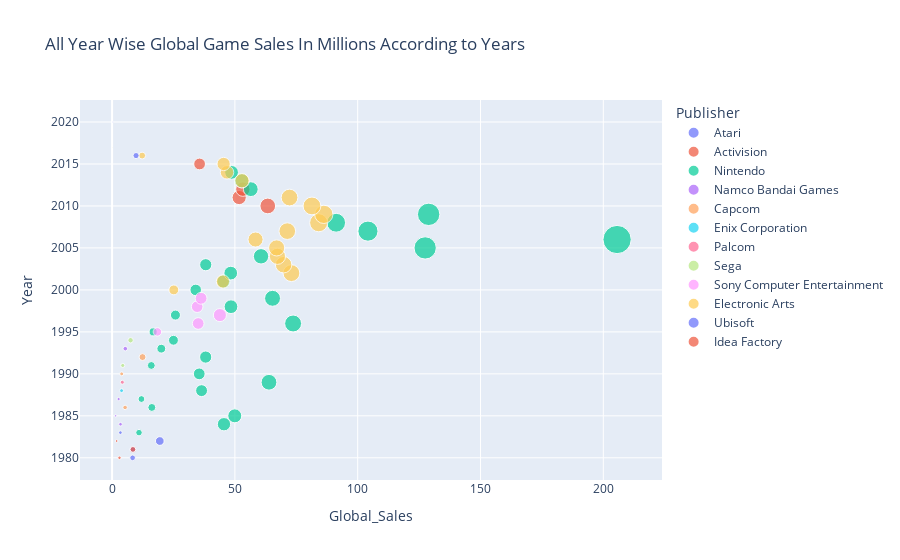

This figure's notebook cell:
### Code cell
fig = px.scatter(top_gallsales_inyears, x="Global_Sales", y="Year", color="Publisher", size="Global_Sales",
                hover_data=["Publisher"], title="All Year Wise Global Game Sales In Millions According to Years",
                labels={"x": "Global_Sales", "y": "Year"})
fig.show()

### Figure 1 — Plotly figure (JSON) as saved in the notebook; plotly's stock layout.template omitted (floating-point values rounded to 4 significant figures)
{"data": [{"customdata": [["Atari"], ["Atari"], ["Atari"], ["Atari"]], "hovertemplate": "Publisher=%{customdata[0]}<br>Global_Sales=%{marker.size}<br>Year=%{y}<extra></extra>", "legendgroup": "Atari", "marker": {"color": "#636efa", "size": [8.36, 8.45, 19.43, 3.39], "sizemode": "area", "sizeref": 0.514, "symbol": "circle"}, "mode": "markers", "name": "Atari", "orientation": "v", "showlegend": true, "type": "scatter", "x": [8.36, 8.45, 19.43, 3.39], "xaxis": "x", "y": [1980, 1981, 1982, 1983], "yaxis": "y"}, {"customdata": [["Activision"], ["Activision"], ["Activision"], ["Activision"], ["Activision"], ["Activision"], ["Activision"]], "hovertemplate": "Publisher=%{customdata[0]}<br>Global_Sales=%{marker.size}<br>Year=%{y}<extra></extra>", "legendgroup": "Activision", "marker": {"color": "#EF553B", "size": [3.02, 8.5, 1.86, 63.39, 51.74, 53.25, 35.63], "sizemode": "area", "sizeref": 0.514, "symbol": "circle"}, "mode": "markers", "name": "Activision", "orientation": "v", "showlegend": true, "type": "scatter", "x": [3.02, 8.5, 1.86, 63.39, 51.74, 53.25, 35.63], "xaxis": "x", "y": [1980, 1981, 1982, 2010, 2011, 2012, 2015], "yaxis": "y"}, {"customdata": [["Nintendo"], ["Nintendo"], ["Nintendo"], ["Nintendo"], ["Nintendo"], ["Nintendo"], ["Nintendo"], ["Nintendo"], ["Nintendo"], ["Nintendo"], ["Nintendo"], ["Nintendo"], ["Nintendo"], ["Nintendo"], ["Nintendo"], ["Nintendo"], ["Nintendo"], ["Nintendo"], ["Nintendo"], ["Nintendo"], ["Nintendo"], ["Nintendo"], ["Nintendo"], ["Nintendo"], ["Nintendo"], ["Nintendo"], ["Nintendo"], ["Nintendo"], ["Nintendo"], ["Nintendo"]], "hovertemplate": "Publisher=%{customdata[0]}<br>Global_Sales=%{marker.size}<br>Year=%{y}<extra></extra>", "legendgroup": "Nintendo", "marker": {"color": "#00cc96", "size": [10.96, 45.56, 49.95, 16.18, 11.95, 36.44, 63.88, 35.49, 15.97, 38.11, 20.04, 24.99, 16.72, 73.7, 25.8, 48.41, 65.33, 34.05, 45.37, 48.31, 38.14, 60.65, 127.5, 205.6, 104.2, 91.22, 128.9, 56.47, 52.79, 48.65], "sizemode": "area", "sizeref": 0.514, "symbol": "circle"}, "mode": "markers", "name": "Nintendo", "orientation": "v", "showlegend": true, "type": "scatter", "x": [10.96, 45.56, 49.95, 16.18, 11.95, 36.44, 63.88, 35.49, 15.97, 38.11, 20.04, 24.99, 16.72, 73.7, 25.8, 48.41, 65.33, 34.05, 45.37, 48.31, 38.14, 60.65, 127.5, 205.6, 104.2, 91.22, 128.9, 56.47, 52.79, 48.65], "xaxis": "x", "y": [1983, 1984, 1985, 1986, 1987, 1988, 1989, 1990, 1991, 1992, 1993, 1994, 1995, 1996, 1997, 1998, 1999, 2000, 2001, 2002, 2003, 2004, 2005, 2006, 2007, 2008, 2009, 2012, 2013, 2014], "yaxis": "y"}, {"customdata": [["Namco Bandai Games"], ["Namco Bandai Games"], ["Namco Bandai Games"], ["Namco Bandai Games"]], "hovertemplate": "Publisher=%{customdata[0]}<br>Global_Sales=%{marker.size}<br>Year=%{y}<extra></extra>", "legendgroup": "Namco Bandai Games", "marker": {"color": "#ab63fa", "size": [3.43, 1.46, 2.67, 5.38], "sizemode": "area", "sizeref": 0.514, "symbol": "circle"}, "mode": "markers", "name": "Namco Bandai Games", "orientation": "v", "showlegend": true, "type": "scatter", "x": [3.43, 1.46, 2.67, 5.38], "xaxis": "x", "y": [1984, 1985, 1987, 1993], "yaxis": "y"}, {"customdata": [["Capcom"], ["Capcom"], ["Capcom"]], "hovertemplate": "Publisher=%{customdata[0]}<br>Global_Sales=%{marker.size}<br>Year=%{y}<extra></extra>", "legendgroup": "Capcom", "marker": {"color": "#FFA15A", "size": [5.3, 3.92, 12.4], "sizemode": "area", "sizeref": 0.514, "symbol": "circle"}, "mode": "markers", "name": "Capcom", "orientation": "v", "showlegend": true, "type": "scatter", "x": [5.3, 3.92, 12.4], "xaxis": "x", "y": [1986, 1990, 1992], "yaxis": "y"}, {"customdata": [["Enix Corporation"]], "hovertemplate": "Publisher=%{customdata[0]}<br>Global_Sales=%{marker.size}<br>Year=%{y}<extra></extra>", "legendgroup": "Enix Corporation", "marker": {"color": "#19d3f3", "size": [3.87], "sizemode": "area", "sizeref": 0.514, "symbol": "circle"}, "mode": "markers", "name": "Enix Corporation", "orientation": "v", "showlegend": true, "type": "scatter", "x": [3.87], "xaxis": "x", "y": [1988], "yaxis": "y"}, {"customdata": [["Palcom"]], "hovertemplate": "Publisher=%{customdata[0]}<br>Global_Sales=%{marker.size}<br>Year=%{y}<extra></extra>", "legendgroup": "Palcom", "marker": {"color": "#FF6692", "size": [4.17], "sizemode": "area", "sizeref": 0.514, "symbol": "circle"}, "mode": "markers", "name": "Palcom", "orientation": "v", "showlegend": true, "type": "scatter", "x": [4.17], "xaxis": "x", "y": [1989], "yaxis": "y"}, {"customdata": [["Sega"], ["Sega"], ["Sega"]], "hovertemplate": "Publisher=%{customdata[0]}<br>Global_Sales=%{marker.size}<br>Year=%{y}<extra></extra>", "legendgroup": "Sega", "marker": {"color": "#B6E880", "size": [4.34, 7.53, 0.04], "sizemode": "area", "sizeref": 0.514, "symbol": "circle"}, "mode": "markers", "name": "Sega", "orientation": "v", "showlegend": true, "type": "scatter", "x": [4.34, 7.53, 0.04], "xaxis": "x", "y": [1991, 1994, 2017], "yaxis": "y"}, {"customdata": [["Sony Computer Entertainment"], ["Sony Computer Entertainment"], ["Sony Computer Entertainment"], ["Sony Computer Entertainment"], ["Sony Computer Entertainment"]], "hovertemplate": "Publisher=%{customdata[0]}<br>Global_Sales=%{marker.size}<br>Year=%{y}<extra></extra>", "legendgroup": "Sony Computer Entertainment", "marker": {"color": "#FF97FF", "size": [18.45, 35.07, 43.9, 34.64, 36.24], "sizemode": "area", "sizeref": 0.514, "symbol": "circle"}, "mode": "markers", "name": "Sony Computer Entertainment", "orientation": "v", "showlegend": true, "type": "scatter", "x": [18.45, 35.07, 43.9, 34.64, 36.24], "xaxis": "x", "y": [1995, 1996, 1997, 1998, 1999], "yaxis": "y"}, {"customdata": [["Electronic Arts"], ["Electronic Arts"], ["Electronic Arts"], ["Electronic Arts"], ["Electronic Arts"], ["Electronic Arts"], ["Electronic Arts"], ["Electronic Arts"], ["Electronic Arts"], ["Electronic Arts"], ["Electronic Arts"], ["Electronic Arts"], ["Electronic Arts"], ["Electronic Arts"], ["Electronic Arts"], ["Electronic Arts"]], "hovertemplate": "Publisher=%{customdata[0]}<br>Global_Sales=%{marker.size}<br>Year=%{y}<extra></extra>", "legendgroup": "Electronic Arts", "marker": {"color": "#FECB52", "size": [25.13, 45.12, 73.01, 69.83, 67.33, 67.01, 58.41, 71.33, 84.12, 86.2, 81.38, 72.25, 52.92, 46.8, 45.42, 12.25], "sizemode": "area", "sizeref": 0.514, "symbol": "circle"}, "mode": "markers", "name": "Electronic Arts", "orientation": "v", "showlegend": true, "type": "scatter", "x": [25.13, 45.12, 73.01, 69.83, 67.33, 67.01, 58.41, 71.33, 84.12, 86.2, 81.38, 72.25, 52.92, 46.8, 45.42, 12.25], "xaxis": "x", "y": [2000, 2001, 2002, 2003, 2004, 2005, 2006, 2007, 2008, 2009, 2010, 2011, 2013, 2014, 2015, 2016], "yaxis": "y"}, {"customdata": [["Ubisoft"], ["Ubisoft"]], "hovertemplate": "Publisher=%{customdata[0]}<br>Global_Sales=%{marker.size}<br>Year=%{y}<extra></extra>", "legendgroup": "Ubisoft", "marker": {"color": "#636efa", "size": [9.76, 0.29], "sizemode": "area", "sizeref": 0.514, "symbol": "circle"}, "mode": "markers", "name": "Ubisoft", "orientation": "v", "showlegend": true, "type": "scatter", "x": [9.76, 0.29], "xaxis": "x", "y": [2016, 2020], "yaxis": "y"}, {"customdata": [["Idea Factory"]], "hovertemplate": "Publisher=%{customdata[0]}<br>Global_Sales=%{marker.size}<br>Year=%{y}<extra></extra>", "legendgroup": "Idea Factory", "marker": {"color": "#EF553B", "size": [0.01], "sizemode": "area", "sizeref": 0.514, "symbol": "circle"}, "mode": "markers", "name": "Idea Factory", "orientation": "v", "showlegend": true, "type": "scatter", "x": [0.01], "xaxis": "x", "y": [2017], "yaxis": "y"}], "layout": {"legend": {"itemsizing": "constant", "title": {"text": "Publisher"}, "tracegroupgap": 0}, "title": {"text": "All Year Wise Global Game Sales In Millions According to Years"}, "xaxis": {"anchor": "y", "domain": [0, 1], "title": {"text": "Global_Sales"}}, "yaxis": {"anchor": "x", "domain": [0, 1], "title": {"text": "Year"}}}}
